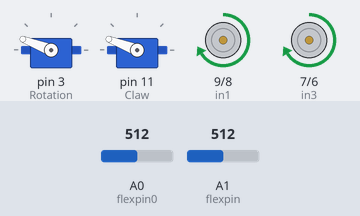
Bench run of a sketch on a simulated Arduino Uno, built with avr-gcc and run on an emulated ATmega328P. Parts: 2 × servo, motor-driver pin pairs drawn as motors (green arrow = first pin HIGH = forward, orange = second pin HIGH = backward, longer = more drive, scaled by the enable pin). The test bench sets the inputs (shaded band); at power-on: A0 (flexpin0) = 512, A1 (flexpin) = 512.

Above: at 8.8 s.
8.9 s: A0 (flexpin0) set to 716
At 12.5 s:
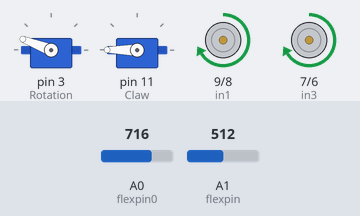
19.5 s: A1 (flexpin) set to 716
At 20.5 s:
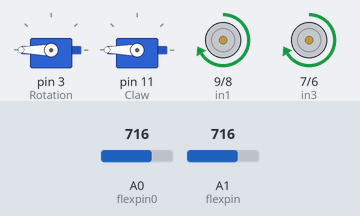
27.5 s: A0 (flexpin0) set to 796
33.5 s: A0 (flexpin0) set to 823
At 36.7 s:
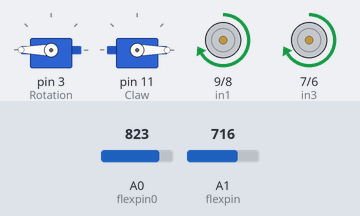
43.6 s: A1 (flexpin) set to 799
49.6 s: A1 (flexpin) set to 830
At 52.8 s:
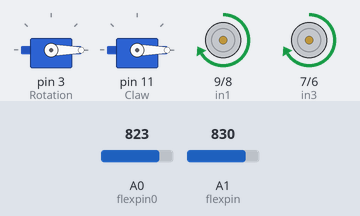
Timing chart, 0 to 60.6 s (numbered marks = the images above; inputs shaded):
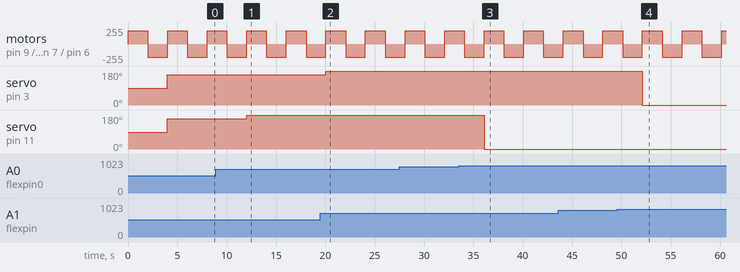

Measured:
- the behaviour switches between 814 and 815 on A0 (flexpin0) (found by bisection; images 2 and 3)
- the behaviour switches between 814 and 815 on A1 (flexpin) (found by bisection; images 3 and 4)
- after the input at 8.9 s, servo on pin 11 (Claw): 159° → 180° after 3.1 s
- after the input at 19.5 s, servo on pin 3 (Rotation): 159° → 180° after 0.54 s
- after the input at 33.5 s, servo on pin 11 (Claw): 180° → 0° after 2.6 s
- after the input at 49.6 s, servo on pin 3 (Rotation): 180° → 0° after 2.5 s
- by itself, motor on pin 9 (in1) / pin 8 (in2), motor on pin 7 (in3) / pin 6 (in4): alternates forward 200/255 for 2.0 s and backward 200/255 for 2.0 s

The sketch:

Motor_Driver__Servo-Flex.ino
```cpp
#include <Servo.h>

Servo Rotation;
Servo Claw;

int flexpin = A1;
int flexpin0 = A0;
int val;
int val2;
int enA = 10;
int in1 = 9;
int in2 = 8;
// motor two
int enB = 5;
int in3 = 7;
int in4 = 6;
void setup()
{
 // set all the motor control pins to outputs
 Rotation.attach(3);
 Claw.attach(11);
 pinMode(enA, OUTPUT);
 pinMode(enB, OUTPUT);
 pinMode(in1, OUTPUT);
 pinMode(in2, OUTPUT);
 pinMode(in3, OUTPUT);
 pinMode(in4, OUTPUT);
}

void demoOne()
{
// this function will run the motors in both directions at a fixed speed in a value preset between 0 and 255
 // turn on motor A, the right moto
 digitalWrite(in1, HIGH);
 digitalWrite(in2, LOW);
 // set speed to 200 out the possible given range
 analogWrite(enA, 200);
 // turn on motor B
 digitalWrite(in3, HIGH);
 digitalWrite(in4, LOW);
 // set speed to 200 out of possible range 0~255
 analogWrite(enB, 200);
 delay(2000);
 digitalWrite(in1, LOW);
 digitalWrite(in2, HIGH);
 digitalWrite(in3, LOW);
 digitalWrite(in4, HIGH);
 delay(2000);
 // now turn of
}

void loop()
{

 demoOne();
 val = analogRead(flexpin);
 val2 = analogRead(flexpin0);
 val = map(val, 370, 530, 0, 180);
 val2 = map(val2, 370, 530, 0, 180);
 Rotation.write(val);
 Claw.write(val2);
 delay(10);
}
```
